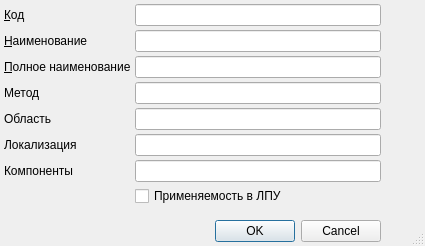
<?xml version="1.0" encoding="UTF-8"?>
<ui version="4.0">
 <class>ItemEditorDialog</class>
 <widget class="QDialog" name="ItemEditorDialog">
  <property name="geometry">
   <rect>
    <x>0</x>
    <y>0</y>
    <width>425</width>
    <height>246</height>
   </rect>
  </property>
  <property name="windowTitle">
   <string>ChangeMe!</string>
  </property>
  <property name="sizeGripEnabled">
   <bool>true</bool>
  </property>
  <layout class="QGridLayout" name="gridLayout" rowstretch="0,0,0,0,0,0,0,0,0,0,0" columnstretch="0,1,0">
   <property name="margin">
    <number>4</number>
   </property>
   <property name="spacing">
    <number>4</number>
   </property>
   <item row="0" column="0">
    <widget class="QLabel" name="lblCode">
     <property name="sizePolicy">
      <sizepolicy hsizetype="Maximum" vsizetype="Preferred">
       <horstretch>0</horstretch>
       <verstretch>0</verstretch>
      </sizepolicy>
     </property>
     <property name="text">
      <string>&amp;Код</string>
     </property>
     <property name="buddy">
      <cstring>edtCode</cstring>
     </property>
    </widget>
   </item>
   <item row="10" column="0" colspan="2">
    <widget class="QDialogButtonBox" name="buttonBox">
     <property name="standardButtons">
      <set>QDialogButtonBox::Cancel|QDialogButtonBox::Ok</set>
     </property>
    </widget>
   </item>
   <item row="2" column="0">
    <widget class="QLabel" name="lblFullName">
     <property name="sizePolicy">
      <sizepolicy hsizetype="Maximum" vsizetype="Preferred">
       <horstretch>0</horstretch>
       <verstretch>0</verstretch>
      </sizepolicy>
     </property>
     <property name="text">
      <string>&amp;Полное наименование</string>
     </property>
     <property name="buddy">
      <cstring>edtFullName</cstring>
     </property>
    </widget>
   </item>
   <item row="6" column="1">
    <widget class="QLineEdit" name="edtComponents"/>
   </item>
   <item row="7" column="1">
    <widget class="QCheckBox" name="chkApplicability">
     <property name="text">
      <string>Применяемость в ЛПУ</string>
     </property>
    </widget>
   </item>
   <item row="3" column="0">
    <widget class="QLabel" name="lblMethod">
     <property name="sizePolicy">
      <sizepolicy hsizetype="Maximum" vsizetype="Preferred">
       <horstretch>0</horstretch>
       <verstretch>0</verstretch>
      </sizepolicy>
     </property>
     <property name="text">
      <string>Метод</string>
     </property>
     <property name="buddy">
      <cstring>edtMethod</cstring>
     </property>
    </widget>
   </item>
   <item row="3" column="1">
    <widget class="QLineEdit" name="edtMethod"/>
   </item>
   <item row="5" column="1">
    <widget class="QLineEdit" name="edtLocalization"/>
   </item>
   <item row="4" column="1">
    <widget class="QLineEdit" name="edtArea"/>
   </item>
   <item row="4" column="0">
    <widget class="QLabel" name="lblArea">
     <property name="sizePolicy">
      <sizepolicy hsizetype="Maximum" vsizetype="Preferred">
       <horstretch>0</horstretch>
       <verstretch>0</verstretch>
      </sizepolicy>
     </property>
     <property name="text">
      <string>Область</string>
     </property>
     <property name="buddy">
      <cstring>edtArea</cstring>
     </property>
    </widget>
   </item>
   <item row="5" column="0">
    <widget class="QLabel" name="lblLocalization">
     <property name="sizePolicy">
      <sizepolicy hsizetype="Maximum" vsizetype="Preferred">
       <horstretch>0</horstretch>
       <verstretch>0</verstretch>
      </sizepolicy>
     </property>
     <property name="text">
      <string>Локализация</string>
     </property>
     <property name="buddy">
      <cstring>edtLocalization</cstring>
     </property>
    </widget>
   </item>
   <item row="9" column="0">
    <spacer>
     <property name="orientation">
      <enum>Qt::Vertical</enum>
     </property>
     <property name="sizeHint" stdset="0">
      <size>
       <width>103</width>
       <height>21</height>
      </size>
     </property>
    </spacer>
   </item>
   <item row="1" column="0">
    <widget class="QLabel" name="lblName">
     <property name="sizePolicy">
      <sizepolicy hsizetype="Maximum" vsizetype="Preferred">
       <horstretch>0</horstretch>
       <verstretch>0</verstretch>
      </sizepolicy>
     </property>
     <property name="text">
      <string>&amp;Наименование</string>
     </property>
     <property name="buddy">
      <cstring>edtName</cstring>
     </property>
    </widget>
   </item>
   <item row="0" column="1">
    <widget class="QLineEdit" name="edtCode"/>
   </item>
   <item row="6" column="0">
    <widget class="QLabel" name="lblComponents">
     <property name="sizePolicy">
      <sizepolicy hsizetype="Maximum" vsizetype="Preferred">
       <horstretch>0</horstretch>
       <verstretch>0</verstretch>
      </sizepolicy>
     </property>
     <property name="text">
      <string>Компоненты</string>
     </property>
     <property name="buddy">
      <cstring>edtComponents</cstring>
     </property>
    </widget>
   </item>
   <item row="2" column="1">
    <widget class="QLineEdit" name="edtFullName"/>
   </item>
   <item row="1" column="1">
    <widget class="QLineEdit" name="edtName"/>
   </item>
   <item row="0" column="2">
    <spacer name="horizontalSpacer">
     <property name="orientation">
      <enum>Qt::Horizontal</enum>
     </property>
     <property name="sizeHint" stdset="0">
      <size>
       <width>40</width>
       <height>20</height>
      </size>
     </property>
    </spacer>
   </item>
   <item row="1" column="2">
    <spacer name="horizontalSpacer_2">
     <property name="orientation">
      <enum>Qt::Horizontal</enum>
     </property>
     <property name="sizeHint" stdset="0">
      <size>
       <width>40</width>
       <height>20</height>
      </size>
     </property>
    </spacer>
   </item>
   <item row="2" column="2">
    <spacer name="horizontalSpacer_3">
     <property name="orientation">
      <enum>Qt::Horizontal</enum>
     </property>
     <property name="sizeHint" stdset="0">
      <size>
       <width>40</width>
       <height>20</height>
      </size>
     </property>
    </spacer>
   </item>
   <item row="3" column="2">
    <spacer name="horizontalSpacer_4">
     <property name="orientation">
      <enum>Qt::Horizontal</enum>
     </property>
     <property name="sizeHint" stdset="0">
      <size>
       <width>40</width>
       <height>20</height>
      </size>
     </property>
    </spacer>
   </item>
   <item row="4" column="2">
    <spacer name="horizontalSpacer_5">
     <property name="orientation">
      <enum>Qt::Horizontal</enum>
     </property>
     <property name="sizeHint" stdset="0">
      <size>
       <width>40</width>
       <height>20</height>
      </size>
     </property>
    </spacer>
   </item>
   <item row="5" column="2">
    <spacer name="horizontalSpacer_6">
     <property name="orientation">
      <enum>Qt::Horizontal</enum>
     </property>
     <property name="sizeHint" stdset="0">
      <size>
       <width>40</width>
       <height>20</height>
      </size>
     </property>
    </spacer>
   </item>
   <item row="6" column="2">
    <spacer name="horizontalSpacer_7">
     <property name="orientation">
      <enum>Qt::Horizontal</enum>
     </property>
     <property name="sizeHint" stdset="0">
      <size>
       <width>40</width>
       <height>20</height>
      </size>
     </property>
    </spacer>
   </item>
  </layout>
 </widget>
 <tabstops>
  <tabstop>edtCode</tabstop>
  <tabstop>edtName</tabstop>
 </tabstops>
 <resources/>
 <connections>
  <connection>
   <sender>buttonBox</sender>
   <signal>accepted()</signal>
   <receiver>ItemEditorDialog</receiver>
   <slot>accept()</slot>
   <hints>
    <hint type="sourcelabel">
     <x>166</x>
     <y>132</y>
    </hint>
    <hint type="destinationlabel">
     <x>166</x>
     <y>74</y>
    </hint>
   </hints>
  </connection>
  <connection>
   <sender>buttonBox</sender>
   <signal>rejected()</signal>
   <receiver>ItemEditorDialog</receiver>
   <slot>reject()</slot>
   <hints>
    <hint type="sourcelabel">
     <x>166</x>
     <y>132</y>
    </hint>
    <hint type="destinationlabel">
     <x>166</x>
     <y>74</y>
    </hint>
   </hints>
  </connection>
 </connections>
</ui>
